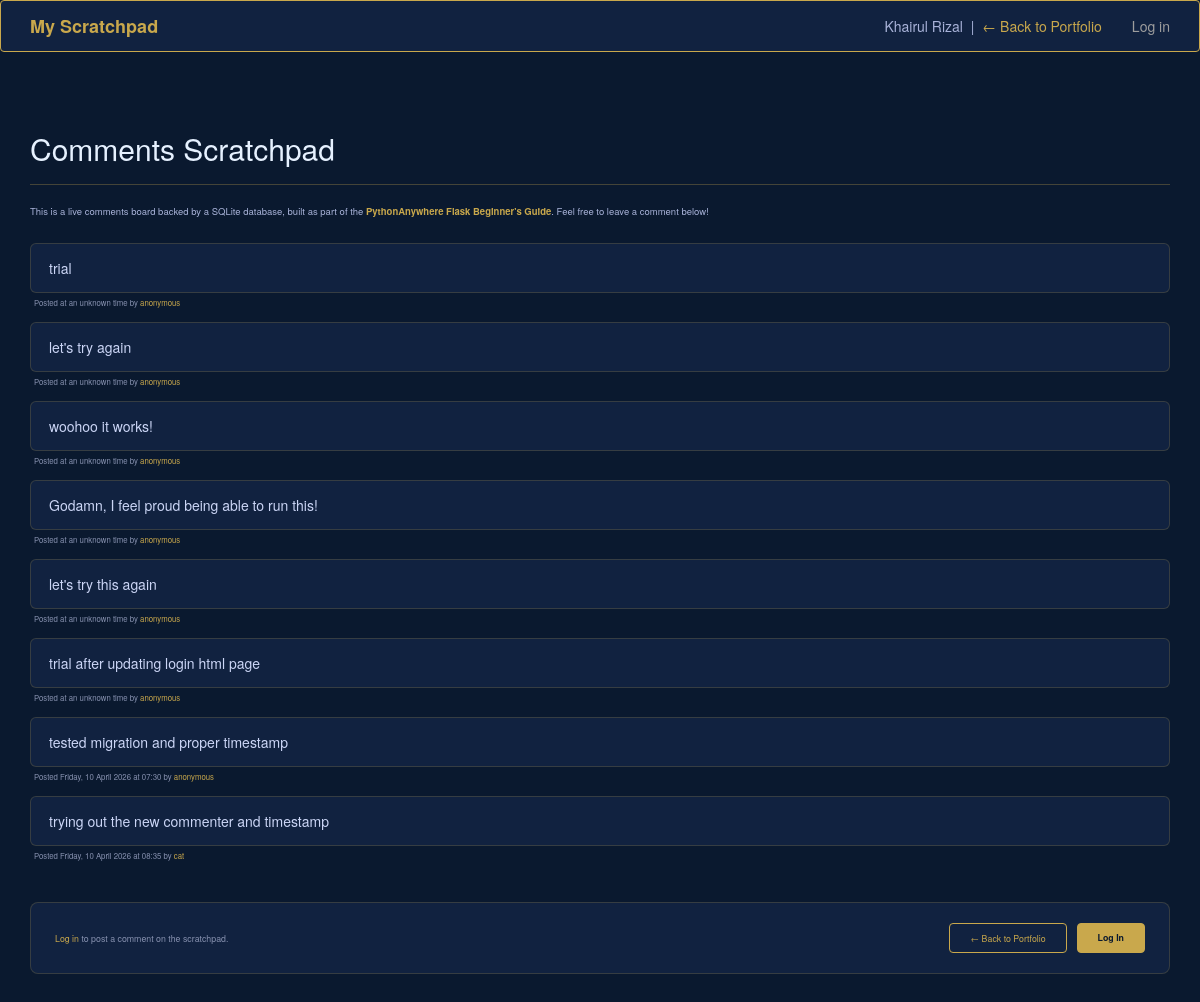
The page /scratchpad on the database as committed earlier.
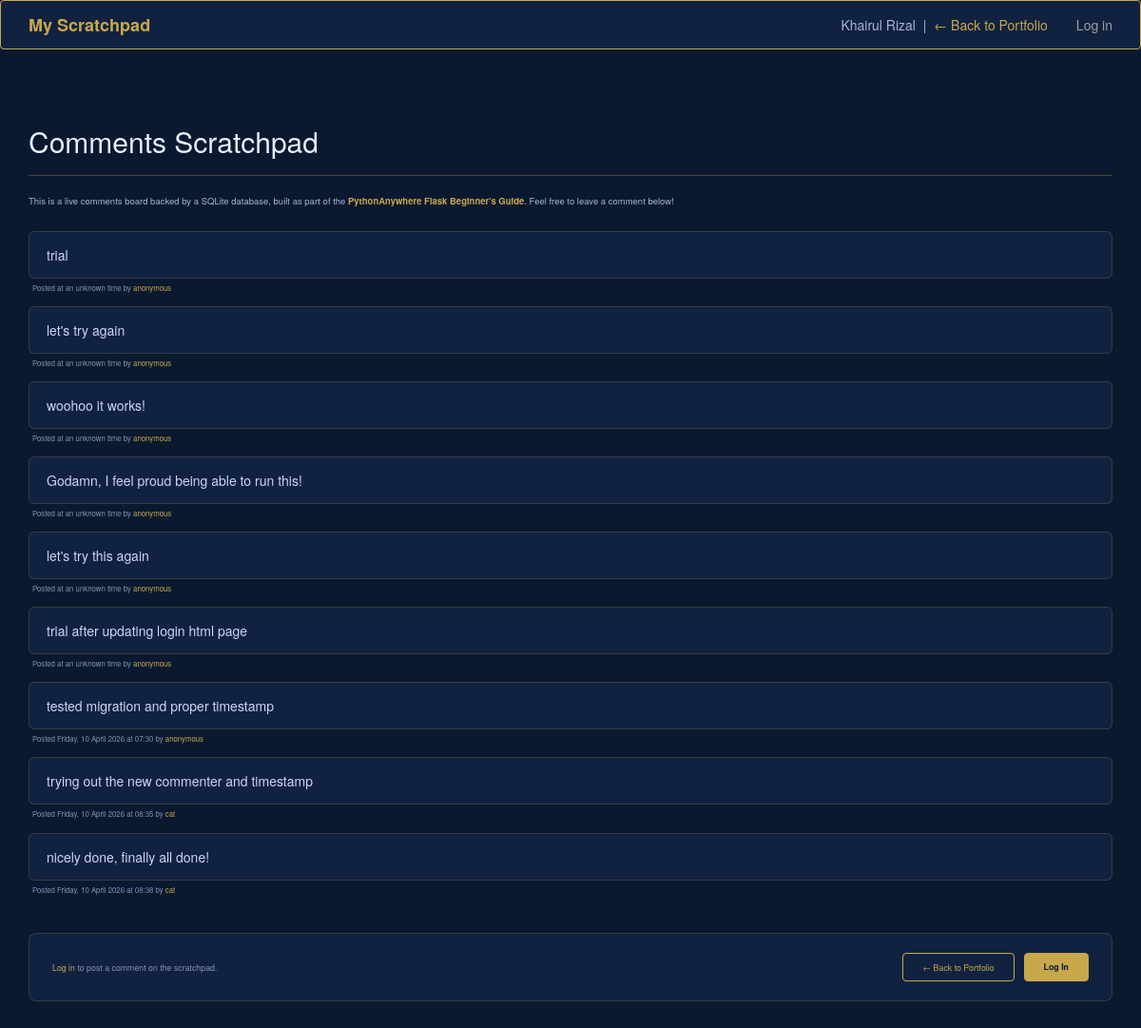
The same page on the database as committed later.
### flask_app.py (models this page shows, shortened)
class Comment(db.Model):
    __tablename__ = "comments"
    id = db.Column(db.Integer, primary_key=True)
    content = db.Column(db.String(4096))
    posted = db.Column(db.DateTime, default=datetime.now)
    commenter_id = db.Column(db.Integer, db.ForeignKey('users.id'), nullable=True)
    commenter = db.relationship('User', foreign_keys=commenter_id)

class User(UserMixin, db.Model):
    __tablename__ = "users"
    id = db.Column(db.Integer, primary_key=True)
    username = db.Column(db.String(128), unique=True, nullable=False)
    password_hash = db.Column(db.String(256), nullable=False)

### flask_app.py (the view, shortened to what this page needs)
@app.route("/scratchpad", methods=["GET", "POST"])
def index():
    if request.method == "GET":
        return render_template("main_page.html", comments=Comment.query.all())

### templates/main_page.html (shortened to what this page needs)
<html>
    <head>
        <link rel="stylesheet" href="https://maxcdn.bootstrapcdn.com/bootstrap/3.3.5/css/bootstrap.min.css">
    </head>
    <body>
        <nav class="navbar navbar-inverse">
            <div class="container">
                <div class="navbar-header">
                    <a class="navbar-brand" href="/scratchpad">My Scratchpad</a>
                </div>
                <ul class="nav navbar-nav navbar-right">
                    {% if current_user.is_authenticated %}
                        <li><a href="{{ url_for('logout') }}">Log out</a></li>
                    {% else %}
                        <li><a href="{{ url_for('login') }}">Log in</a></li>
                    {% endif %}
                </ul>
                <div class="navbar-text navbar-right" style="margin-right: 15px;">
                    Khairul Rizal &nbsp;|&nbsp;
                    <a href="/">← Back to Portfolio</a>
                </div>
            </div>
        </nav>
        <div class="container" style="margin-top: 40px;">
            <div class="page-header">
                <h2>Comments Scratchpad</h2>
            </div>
            <p class="intro-text">
                This is a live comments board backed by a SQLite database, built as part of the
                <strong style="color:#c9a84c;">PythonAnywhere Flask Beginner's Guide</strong>.
                Feel free to leave a comment below!
            </p>
            {% for comment in comments %}
            <div class="comment-box">
                {{ comment.content }}
            </div>
            <div class="comment-meta">
                Posted
                {% if comment.posted %}
                    {{ comment.posted.strftime("%A, %d %B %Y at %H:%M") }}
                {% else %}
                    at an unknown time
                {% endif %}
                by
                {% if comment.commenter %}
                    <span>{{ comment.commenter.username }}</span>
                {% else %}
                    <span>anonymous</span>
                {% endif %}
            </div>
            {% endfor %}
            {% if current_user.is_authenticated %}
            <div class="action-bar">
                <div class="action-bar-text">
                    Logged in as <span>{{ current_user.username }}</span>
                </div>
                <div class="action-bar-buttons">
                    <a href="/" class="btn-outline-gold">← Back to Portfolio</a>
                    <a href="{{ url_for('logout') }}" class="btn-outline-gold">Log Out</a>
                </div>
            </div>
            {% else %}
            <div class="action-bar">
                <div class="action-bar-text">
                    <span>Log in</span> to post a comment on the scratchpad.
                </div>
                <div class="action-bar-buttons">
                    <a href="/" class="btn-outline-gold">← Back to Portfolio</a>
                    <a href="{{ url_for('login') }}" class="btn-gold">Log In</a>
                </div>
            </div>
            {% endif %}
        </div>
    </body>
</html>

### templates/main_page.html (style rules this page uses)
body { background-color: #0a192f; color: #a8b2d8; }
.navbar-inverse { background-color: #112240; border-color: #c9a84c; }
.navbar-brand { color: #c9a84c !important; font-weight: bold; }
.navbar-text { color: #a8b2d8 !important; }
.navbar-text a { color: #c9a84c !important; }
.comment-box { background: #112240; border: 1px solid rgba(201,168,76,0.2); border-radius: 6px; padding: 14px 18px; margin-bottom: 4px; color: #ccd6f6; }
.comment-meta { font-size: 0.78rem; color: #8892b0; margin-bottom: 14px; padding-left: 4px; }
.comment-meta span { color: #c9a84c; }
.btn-outline-gold { background: transparent; border: 1px solid #c9a84c; color: #c9a84c; border-radius: 4px; padding: 8px 20px; font-size: 0.88rem; text-decoration: none; display: inline-block; transition: all 0.2s; }
.btn-gold { background: #c9a84c; border: 1px solid #c9a84c; color: #0a192f; border-radius: 4px; padding: 8px 20px; font-size: 0.88rem; font-weight: 600; text-decoration: none; display: inline-block; transition: all 0.2s; }
.page-header { color: #e6f1ff; border-bottom-color: rgba(201,168,76,0.3); }
.intro-text { font-size: 0.95rem; margin-bottom: 24px; }
.action-bar { margin-top: 40px; margin-bottom: 40px; padding: 20px 24px; background: #112240; border: 1px solid rgba(201,168,76,0.2); border-radius: 8px; display: flex; align-items: center; justify-content: space-between; flex-wrap: wrap; gap: 12px; }
.action-bar-text { font-size: 0.88rem; color: #8892b0; }
.action-bar-text span { color: #c9a84c; font-weight: 500; }
.action-bar-buttons { display: flex; gap: 10px; flex-wrap: wrap; }

Rows that differ between the two databases and show on the page:
added Comment: content "nicely done, finally all done!", posted "Friday, 10 April 2026 at 08:38", commenter.username "cat"
